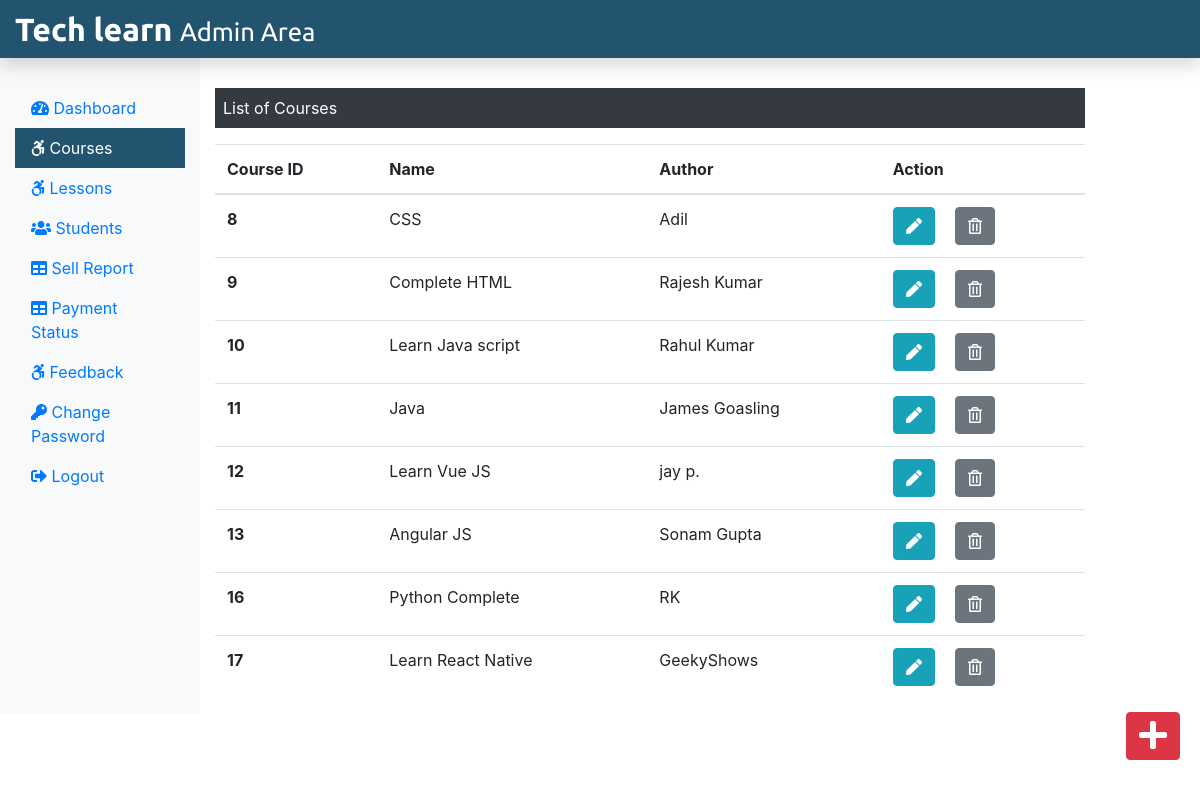
The page /Admin/courses.php (signed in) on the database its author committed.
### tables this page shows
CREATE TABLE `course` (
  `course_id` int(11) NOT NULL,
  `course_name` text NOT NULL,
  `course_desc` text NOT NULL,
  `course_author` varchar(255) NOT NULL,
  `course_img` text NOT NULL,
  `course_duration` text NOT NULL,
  `course_price` int(11) NOT NULL,
  `course_original_price` int(11) NOT NULL
);

### Admin/courses.php (the view, shortened to what this page needs)
<?php
include('./adminInclude/header.php');
include('../dbConnection.php');
 ?>
  <div class="col-sm-9 mt-5">
    <p class=" bg-dark text-white p-2">List of Courses</p>
    <?php
      $sql = "SELECT * FROM course";
      $result = $conn->query($sql);
      if($result->num_rows > 0){
       echo '<table class="table">
       <thead>
        <tr>
         <th scope="col">Course ID</th>
         <th scope="col">Name</th>
         <th scope="col">Author</th>
         <th scope="col">Action</th>
        </tr>
       </thead>
       <tbody>';
        while($row = $result->fetch_assoc()){
          echo '<tr>';
          echo '<th scope="row">'.$row["course_id"].'</th>';
          echo '<td>'. $row["course_name"].'</td>';
          echo '<td>'.$row["course_author"].'</td>';
          echo '<td><form action="editcourse.php" method="POST" class="d-inline"> <input type="hidden" name="id" value='. $row["course_id"] .'><button type="submit" class="btn btn-info mr-3" name="view" value="View"><i class="fas fa-pen"></i></button></form>
          <form action="" method="POST" class="d-inline"><input type="hidden" name="id" value='. $row["course_id"] .'><button type="submit" class="btn btn-secondary" name="delete" value="Delete"><i class="far fa-trash-alt"></i></button></form></td>
         </tr>';
        }
        echo '</tbody>
        </table>';
      } else {
        echo "0 Result";
      }
     ?>
  </div>
 </div>
 <div><a class="btn btn-danger box" href="./addCourse.php"><i class="fas fa-plus fa-2x"></i></a></div>
</div>
<?php
include('./adminInclude/footer.php');
?>

### css/adminstyle.css (style rules this page uses)
.box { position: fixed; bottom: 10px; right: 20px; margin-bottom: 30px; }

### rows shown on the page
course: course_id "8", course_name "CSS", course_author "Adil"
course: course_id "9", course_name "Complete HTML", course_author "Rajesh Kumar"
course: course_id "10", course_name "Learn Java script", course_author "Rahul Kumar"
course: course_id "11", course_name "Java", course_author "James Goasling"
course: course_id "12", course_name "Learn Vue JS", course_author "jay p."
course: course_id "13", course_name "Angular JS", course_author "Sonam Gupta"
course: course_id "16", course_name "Python Complete", course_author "RK"
course: course_id "17", course_name "Learn React Native", course_author "GeekyShows"
